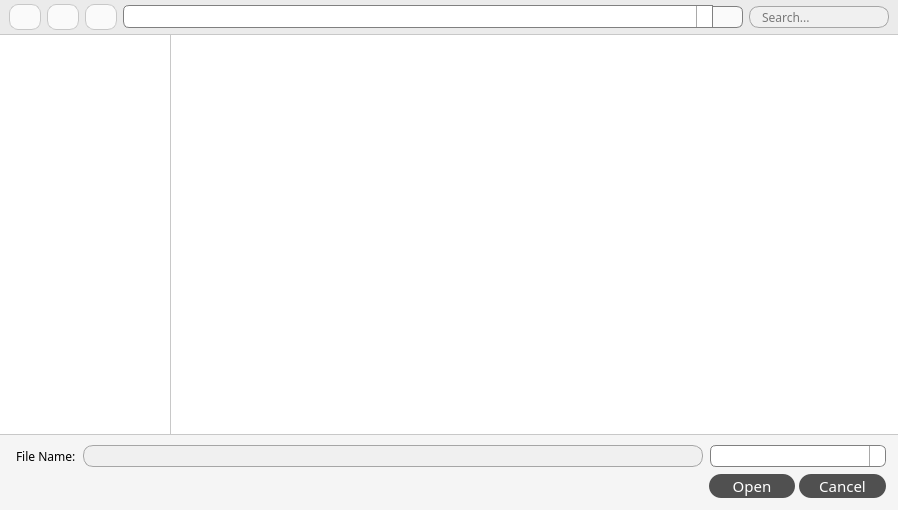
<?xml version="1.0" encoding="UTF-8"?>
<ui version="4.0">
 <class>mcFileDialog</class>
 <widget class="QWidget" name="mcFileDialog">
  <property name="geometry">
   <rect>
    <x>0</x>
    <y>0</y>
    <width>898</width>
    <height>510</height>
   </rect>
  </property>
  <property name="font">
   <font>
    <family>方正黑体简体</family>
   </font>
  </property>
  <property name="windowTitle">
   <string>Open...</string>
  </property>
  <property name="styleSheet">
   <string notr="true">QWidget{
    background-color: rgb(200, 200, 200);
}

QComboBox {
    border: 1px solid gray;
    border-radius: 6px;
    padding: 1px 4px 1px 4px;
	background-color: rgb(255, 255, 255);
    width: 60px;
    text-align: center;
}

QComboBox::drop-down {
    subcontrol-origin: padding;
    subcontrol-position: top right;
 	background: rgb(255, 255, 255);
    border-left-width: 1px;
    border-left-color: darkgray;
    border-left-style: solid; /* just a single line */
    border-top-right-radius: 6px; /* same radius as the QComboBox */
    border-bottom-right-radius: 6px;
}

QComboBox::down-arrow:hover {
	image: url(:/texture/resources/texture/down-arrow_hover.svg);
    /*border: 1px solid rgb(227, 227, 227);*/
}
 
QComboBox::down-arrow {    
	image: url(:/texture/resources/texture/down-arrow.svg);
	width: 10px;
}

QScrollBar:vertical{
	background-color: transparent;
    width:4px;
}

QScrollBar:horizontal{
	background-color: transparent;
    height:4px;
}

QScrollBar::handle:horizontal{
	background-color: rgba(90, 90, 90, 100);
    height:4px;
    border-radius: 2px;
    margin: 0 0 0 0px;
}

QScrollBar::up-arrow,QScrollBar::down-arrow{
    border:0px;
    height:0px;
    width:0px;
}

QScrollBar::add-line,QScrollBar::sub-line{
    border:0px;
    height: 0px;
    width: 0px;
}

QScrollBar::handle:vertical{
	background-color: rgba(90, 90, 90, 100);
    width:4px;
    border-radius: 2px;
    margin: 0 0 0 0px;
}

QScrollBar::handle:hover{
	background-color: rgba(90, 90, 90, 170);
}</string>
  </property>
  <layout class="QVBoxLayout" name="verticalLayout">
   <property name="spacing">
    <number>1</number>
   </property>
   <property name="leftMargin">
    <number>0</number>
   </property>
   <property name="topMargin">
    <number>0</number>
   </property>
   <property name="rightMargin">
    <number>0</number>
   </property>
   <property name="bottomMargin">
    <number>0</number>
   </property>
   <item>
    <widget class="QWidget" name="widget_2" native="true">
     <property name="sizePolicy">
      <sizepolicy hsizetype="Preferred" vsizetype="Preferred">
       <horstretch>0</horstretch>
       <verstretch>1</verstretch>
      </sizepolicy>
     </property>
     <property name="maximumSize">
      <size>
       <width>16777215</width>
       <height>34</height>
      </size>
     </property>
     <property name="styleSheet">
      <string notr="true">QWidget{
    background-color: rgb(235, 235, 235);
}

QLineEdit{
    border-radius: 10px;
    border: 1px solid rgb(166, 166, 166);
	background-color: rgb(240, 240, 240);
    padding-left: 10px;
    padding-right: 10px;
}

QPushButton{
    background-color: rgb(250, 250, 250);
    border-radius:9px;
    border: 1px solid rgb(200, 200, 200);
}

QPushButton:checked{
    background-color: #2196f3;
    color: #fff;
}

QPushButton:checked:hover{
    background-color: #1e88e5;
    color: #fff;
}

QPushButton:hover{
    background-color: rgb(245, 245, 245);
}

QPushButton:disabled{
    background-color: rgb(235, 235, 235);
}</string>
     </property>
     <layout class="QHBoxLayout" name="horizontalLayout">
      <property name="topMargin">
       <number>4</number>
      </property>
      <property name="bottomMargin">
       <number>4</number>
      </property>
      <item>
       <widget class="QPushButton" name="backwardButton">
        <property name="sizePolicy">
         <sizepolicy hsizetype="Fixed" vsizetype="Fixed">
          <horstretch>0</horstretch>
          <verstretch>0</verstretch>
         </sizepolicy>
        </property>
        <property name="minimumSize">
         <size>
          <width>32</width>
          <height>26</height>
         </size>
        </property>
        <property name="icon">
         <iconset resource="../resources.qrc">
          <normaloff>:/navbar/resources/navbar/arrow-left.svg</normaloff>:/navbar/resources/navbar/arrow-left.svg</iconset>
        </property>
       </widget>
      </item>
      <item>
       <widget class="QPushButton" name="forwardButton">
        <property name="sizePolicy">
         <sizepolicy hsizetype="Fixed" vsizetype="Fixed">
          <horstretch>0</horstretch>
          <verstretch>0</verstretch>
         </sizepolicy>
        </property>
        <property name="minimumSize">
         <size>
          <width>32</width>
          <height>26</height>
         </size>
        </property>
        <property name="icon">
         <iconset resource="../resources.qrc">
          <normaloff>:/navbar/resources/navbar/arrow-right.svg</normaloff>:/navbar/resources/navbar/arrow-right.svg</iconset>
        </property>
       </widget>
      </item>
      <item>
       <widget class="QPushButton" name="returnBackButton">
        <property name="sizePolicy">
         <sizepolicy hsizetype="Fixed" vsizetype="Fixed">
          <horstretch>0</horstretch>
          <verstretch>0</verstretch>
         </sizepolicy>
        </property>
        <property name="minimumSize">
         <size>
          <width>32</width>
          <height>26</height>
         </size>
        </property>
        <property name="icon">
         <iconset resource="../resources.qrc">
          <normaloff>:/navbar/resources/navbar/arrow-up.svg</normaloff>:/navbar/resources/navbar/arrow-up.svg</iconset>
        </property>
       </widget>
      </item>
      <item>
       <layout class="QHBoxLayout" name="horizontalLayout_2">
        <property name="spacing">
         <number>0</number>
        </property>
        <item>
         <widget class="QComboBox" name="addressBox">
          <property name="sizePolicy">
           <sizepolicy hsizetype="Preferred" vsizetype="Fixed">
            <horstretch>9</horstretch>
            <verstretch>0</verstretch>
           </sizepolicy>
          </property>
          <property name="minimumSize">
           <size>
            <width>0</width>
            <height>22</height>
           </size>
          </property>
          <property name="styleSheet">
           <string notr="true">QComboBox {
	background-color: rgb(255, 255, 255);
    border-top-right-radius: 0px;
    border-bottom-right-radius: 0px;
}

QComboBox::drop-down {
    subcontrol-origin: padding;
    subcontrol-position: top right;
 	background: rgb(255, 255, 255);
    border-left-width: 1px;
    border-left-color: darkgray;
    border-left-style: solid; /* just a single line */
    border-top-right-radius: 0px; /* same radius as the QComboBox */
    border-bottom-right-radius: 0px;
}</string>
          </property>
          <property name="editable">
           <bool>true</bool>
          </property>
         </widget>
        </item>
        <item>
         <widget class="QPushButton" name="refreshButton">
          <property name="minimumSize">
           <size>
            <width>22</width>
            <height>22</height>
           </size>
          </property>
          <property name="font">
           <font>
            <family>方正黑体简体</family>
           </font>
          </property>
          <property name="styleSheet">
           <string notr="true">QPushButton {
    border: 1px solid gray;
    border-radius: 6px;
    border-top-left-radius: 0px;
    border-bottom-left-radius: 0px;
    border-left: 0px;
    qproperty-icon: url(:/navbar/resources/navbar/refresh.svg);
}

QPushButton:hover{
    qproperty-icon: url(:/navbar/resources/navbar/refresh_checked.svg);
}</string>
          </property>
          <property name="icon">
           <iconset resource="../resources.qrc">
            <normaloff>:/navbar/resources/navbar/refresh.svg</normaloff>:/navbar/resources/navbar/refresh.svg</iconset>
          </property>
          <property name="iconSize">
           <size>
            <width>12</width>
            <height>12</height>
           </size>
          </property>
         </widget>
        </item>
       </layout>
      </item>
      <item>
       <widget class="QLineEdit" name="searchBox">
        <property name="sizePolicy">
         <sizepolicy hsizetype="Fixed" vsizetype="Fixed">
          <horstretch>0</horstretch>
          <verstretch>0</verstretch>
         </sizepolicy>
        </property>
        <property name="minimumSize">
         <size>
          <width>140</width>
          <height>22</height>
         </size>
        </property>
        <property name="font">
         <font>
          <family>方正黑体简体</family>
         </font>
        </property>
        <property name="placeholderText">
         <string>Search...</string>
        </property>
       </widget>
      </item>
     </layout>
    </widget>
   </item>
   <item>
    <widget class="QSplitter" name="splitter">
     <property name="sizePolicy">
      <sizepolicy hsizetype="Expanding" vsizetype="Preferred">
       <horstretch>0</horstretch>
       <verstretch>8</verstretch>
      </sizepolicy>
     </property>
     <property name="orientation">
      <enum>Qt::Horizontal</enum>
     </property>
     <property name="handleWidth">
      <number>1</number>
     </property>
     <widget class="QTreeView" name="leftFileView">
      <property name="sizePolicy">
       <sizepolicy hsizetype="Expanding" vsizetype="Expanding">
        <horstretch>1</horstretch>
        <verstretch>0</verstretch>
       </sizepolicy>
      </property>
      <property name="minimumSize">
       <size>
        <width>170</width>
        <height>0</height>
       </size>
      </property>
      <property name="styleSheet">
       <string notr="true">QTreeView{
	background-color: rgb(255, 255, 255);
}

QTreeView::item{
	height: 24px;
}</string>
      </property>
      <property name="frameShape">
       <enum>QFrame::NoFrame</enum>
      </property>
      <property name="animated">
       <bool>true</bool>
      </property>
      <property name="headerHidden">
       <bool>true</bool>
      </property>
     </widget>
     <widget class="QTableView" name="rightFileView">
      <property name="sizePolicy">
       <sizepolicy hsizetype="Expanding" vsizetype="Expanding">
        <horstretch>9</horstretch>
        <verstretch>0</verstretch>
       </sizepolicy>
      </property>
      <property name="styleSheet">
       <string notr="true">QTableView{
	background-color: rgb(255, 255, 255);
}</string>
      </property>
      <property name="frameShape">
       <enum>QFrame::NoFrame</enum>
      </property>
      <property name="selectionBehavior">
       <enum>QAbstractItemView::SelectRows</enum>
      </property>
      <property name="cornerButtonEnabled">
       <bool>false</bool>
      </property>
      <attribute name="horizontalHeaderHighlightSections">
       <bool>false</bool>
      </attribute>
      <attribute name="horizontalHeaderMinimumSectionSize">
       <number>30</number>
      </attribute>
      <attribute name="horizontalHeaderShowSortIndicator" stdset="0">
       <bool>true</bool>
      </attribute>
      <attribute name="horizontalHeaderStretchLastSection">
       <bool>true</bool>
      </attribute>
      <attribute name="verticalHeaderVisible">
       <bool>false</bool>
      </attribute>
     </widget>
    </widget>
   </item>
   <item>
    <widget class="QWidget" name="widget" native="true">
     <property name="sizePolicy">
      <sizepolicy hsizetype="Preferred" vsizetype="Preferred">
       <horstretch>0</horstretch>
       <verstretch>1</verstretch>
      </sizepolicy>
     </property>
     <property name="styleSheet">
      <string notr="true">QWidget{
	background-color: rgb(245, 245, 245);
}</string>
     </property>
     <layout class="QVBoxLayout" name="verticalLayout_2">
      <property name="spacing">
       <number>7</number>
      </property>
      <property name="leftMargin">
       <number>16</number>
      </property>
      <property name="topMargin">
       <number>10</number>
      </property>
      <property name="rightMargin">
       <number>12</number>
      </property>
      <property name="bottomMargin">
       <number>12</number>
      </property>
      <item>
       <layout class="QHBoxLayout" name="horizontalLayout_3">
        <item>
         <widget class="QLabel" name="label">
          <property name="font">
           <font>
            <family>方正黑体简体</family>
           </font>
          </property>
          <property name="text">
           <string>File Name:</string>
          </property>
         </widget>
        </item>
        <item>
         <widget class="QLineEdit" name="fileNmaeEdit">
          <property name="sizePolicy">
           <sizepolicy hsizetype="Expanding" vsizetype="Fixed">
            <horstretch>9</horstretch>
            <verstretch>0</verstretch>
           </sizepolicy>
          </property>
          <property name="minimumSize">
           <size>
            <width>140</width>
            <height>22</height>
           </size>
          </property>
          <property name="font">
           <font>
            <family>方正黑体简体</family>
           </font>
          </property>
          <property name="styleSheet">
           <string notr="true">QLineEdit{
    border-radius: 10px;
    border: 1px solid rgb(166, 166, 166);
	background-color: rgb(240, 240, 240);
    padding-left: 10px;
    padding-right: 10px;
}</string>
          </property>
         </widget>
        </item>
        <item>
         <widget class="QComboBox" name="filterBox">
          <property name="sizePolicy">
           <sizepolicy hsizetype="Preferred" vsizetype="Fixed">
            <horstretch>0</horstretch>
            <verstretch>0</verstretch>
           </sizepolicy>
          </property>
          <property name="minimumSize">
           <size>
            <width>176</width>
            <height>22</height>
           </size>
          </property>
          <property name="styleSheet">
           <string notr="true">background-color: rgb(255, 255, 255);</string>
          </property>
         </widget>
        </item>
       </layout>
      </item>
      <item>
       <layout class="QHBoxLayout" name="horizontalLayout_4">
        <property name="spacing">
         <number>4</number>
        </property>
        <item>
         <spacer name="horizontalSpacer">
          <property name="orientation">
           <enum>Qt::Horizontal</enum>
          </property>
          <property name="sizeHint" stdset="0">
           <size>
            <width>40</width>
            <height>20</height>
           </size>
          </property>
         </spacer>
        </item>
        <item>
         <widget class="QPushButton" name="openButton">
          <property name="enabled">
           <bool>true</bool>
          </property>
          <property name="sizePolicy">
           <sizepolicy hsizetype="Minimum" vsizetype="Fixed">
            <horstretch>0</horstretch>
            <verstretch>0</verstretch>
           </sizepolicy>
          </property>
          <property name="minimumSize">
           <size>
            <width>86</width>
            <height>24</height>
           </size>
          </property>
          <property name="maximumSize">
           <size>
            <width>16777215</width>
            <height>24</height>
           </size>
          </property>
          <property name="font">
           <font>
            <family>方正黑体简体</family>
            <pointsize>11</pointsize>
           </font>
          </property>
          <property name="styleSheet">
           <string notr="true">QPushButton{
	background: rgb(80, 80, 80);
    border:0px solid transparent;
	color: rgb(255, 255, 255);
	border-radius: 12px;
	padding: 2px 20px 2px 20px;
}

QPushButton:hover{
	border: 2px solid rgb(100, 100, 100);
    background: #fff;
    color: rgb(80,80,80);
}

QPushButton:disabled{
	background: rgb(150, 150, 150);
}</string>
          </property>
          <property name="text">
           <string>Open</string>
          </property>
          <property name="autoDefault">
           <bool>false</bool>
          </property>
          <property name="flat">
           <bool>true</bool>
          </property>
         </widget>
        </item>
        <item>
         <widget class="QPushButton" name="cancelButton">
          <property name="sizePolicy">
           <sizepolicy hsizetype="Minimum" vsizetype="Fixed">
            <horstretch>0</horstretch>
            <verstretch>0</verstretch>
           </sizepolicy>
          </property>
          <property name="minimumSize">
           <size>
            <width>86</width>
            <height>24</height>
           </size>
          </property>
          <property name="maximumSize">
           <size>
            <width>16777215</width>
            <height>24</height>
           </size>
          </property>
          <property name="font">
           <font>
            <family>方正黑体简体</family>
            <pointsize>11</pointsize>
           </font>
          </property>
          <property name="styleSheet">
           <string notr="true">QPushButton{
	background: rgb(80, 80, 80);
    border:0px solid transparent;
	color: rgb(255, 255, 255);
	border-radius: 12px;
	padding: 2px 20px 2px 20px;
}

QPushButton:hover{
	border: 2px solid rgb(100, 100, 100);
    background: #fff;
    color: rgb(80,80,80);
}

QPushButton:disabled{
	background: rgb(150, 150, 150);
}</string>
          </property>
          <property name="text">
           <string>Cancel</string>
          </property>
          <property name="autoDefault">
           <bool>false</bool>
          </property>
          <property name="flat">
           <bool>true</bool>
          </property>
         </widget>
        </item>
       </layout>
      </item>
     </layout>
    </widget>
   </item>
  </layout>
 </widget>
 <resources>
  <include location="../resources.qrc"/>
 </resources>
 <connections>
  <connection>
   <sender>cancelButton</sender>
   <signal>clicked()</signal>
   <receiver>mcFileDialog</receiver>
   <slot>close()</slot>
   <hints>
    <hint type="sourcelabel">
     <x>841</x>
     <y>484</y>
    </hint>
    <hint type="destinationlabel">
     <x>448</x>
     <y>254</y>
    </hint>
   </hints>
  </connection>
 </connections>
</ui>
